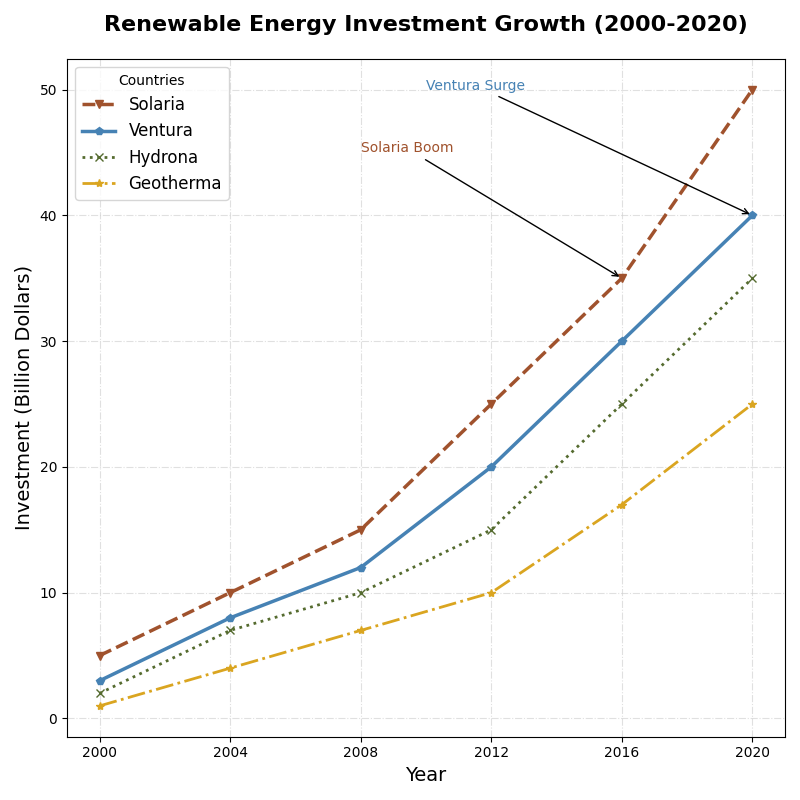

This chart was generated by the following Python code:
import matplotlib.pyplot as plt
import numpy as np

# Data
years = np.arange(2000, 2021, 4)
countries = ['Solaria', 'Ventura', 'Hydrona', 'Geotherma']

solaria_investment = [5, 10, 15, 25, 35, 50]
ventura_investment = [3, 8, 12, 20, 30, 40]
hydrona_investment = [2, 7, 10, 15, 25, 35]
geotherma_investment = [1, 4, 7, 10, 17, 25]

# Create figure
fig, ax = plt.subplots(figsize=(8, 8))

# Altered subplot with different styles
ax.plot(years, solaria_investment, marker='v', linestyle='--', color='#A0522D', linewidth=2.5, label='Solaria')
ax.plot(years, ventura_investment, marker='p', linestyle='-', color='#4682B4', linewidth=2.5, label='Ventura')
ax.plot(years, hydrona_investment, marker='x', linestyle=':', color='#556B2F', linewidth=2, label='Hydrona')
ax.plot(years, geotherma_investment, marker='*', linestyle='-.', color='#DAA520', linewidth=2, label='Geotherma')

ax.set_title('Renewable Energy Investment Growth (2000-2020)', fontsize=16, weight='bold', pad=20)
ax.set_xlabel('Year', fontsize=14)
ax.set_ylabel('Investment (Billion Dollars)', fontsize=14)
ax.set_xticks(years)
ax.grid(True, linestyle='-.', which='both', color='lightgrey', alpha=0.7)  # Altered grid style
ax.legend(title='Countries', loc='upper left', fontsize=12)  # Altered legend position

# Altered annotations
ax.annotate('Solaria Boom', xy=(2016, 35), xytext=(2008, 45),
             arrowprops=dict(facecolor='#A0522D', arrowstyle='->'), fontsize=10, color='#A0522D')
ax.annotate('Ventura Surge', xy=(2020, 40), xytext=(2010, 50),
             arrowprops=dict(facecolor='#4682B4', arrowstyle='->'), fontsize=10, color='#4682B4')

# Show the plot
plt.tight_layout()
plt.show()
